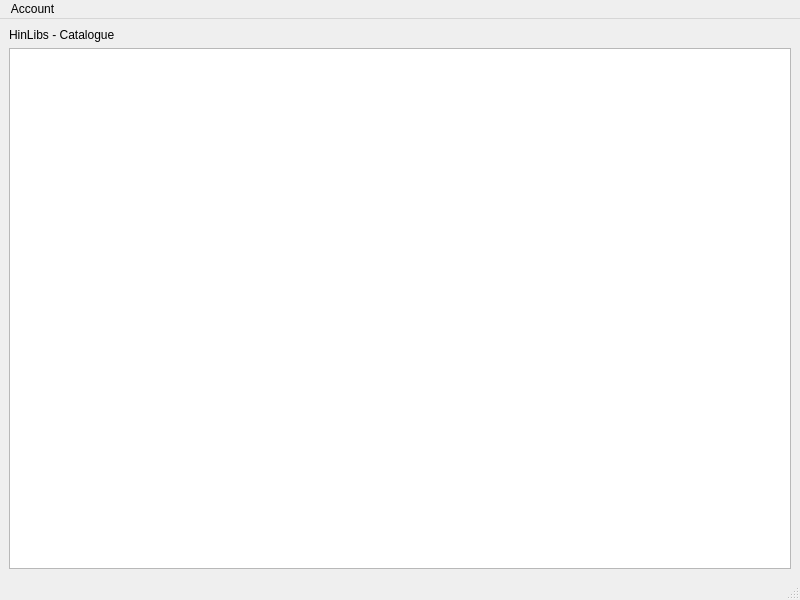
<?xml version="1.0" encoding="UTF-8"?>
<ui version="4.0">
 <class>MainWindow</class>
 <widget class="QMainWindow" name="MainWindow">
  <property name="geometry">
   <rect>
    <x>0</x>
    <y>0</y>
    <width>800</width>
    <height>600</height>
   </rect>
  </property>
  <property name="windowTitle">
   <string>MainWindow</string>
  </property>
  <widget class="QWidget" name="centralwidget">
   <layout class="QVBoxLayout" name="verticalLayout">
    <item>
     <widget class="QLabel" name="label">
      <property name="text">
       <string>HinLibs - Catalogue</string>
      </property>
     </widget>
    </item>
    <item>
     <widget class="QTableWidget" name="tableWidget"/>
    </item>
   </layout>
  </widget>
  <widget class="QMenuBar" name="menubar">
   <property name="geometry">
    <rect>
     <x>0</x>
     <y>0</y>
     <width>800</width>
     <height>22</height>
    </rect>
   </property>
   <widget class="QMenu" name="menuAccount">
    <property name="title">
     <string>Account</string>
    </property>
    <addaction name="actionSign_In"/>
    <addaction name="actionSign_Out"/>
    <addaction name="actionView"/>
    <addaction name="separator"/>
    <addaction name="actionQuit"/>
   </widget>
   <addaction name="menuAccount"/>
  </widget>
  <widget class="QStatusBar" name="statusbar"/>
  <action name="actionSign_In">
   <property name="text">
    <string>Sign In</string>
   </property>
  </action>
  <action name="actionSign_Out">
   <property name="text">
    <string>Sign Out</string>
   </property>
  </action>
  <action name="actionView">
   <property name="text">
    <string>View</string>
   </property>
   <property name="visible">
    <bool>false</bool>
   </property>
  </action>
  <action name="actionQuit">
   <property name="text">
    <string>Quit</string>
   </property>
  </action>
 </widget>
 <resources/>
 <connections/>
</ui>
